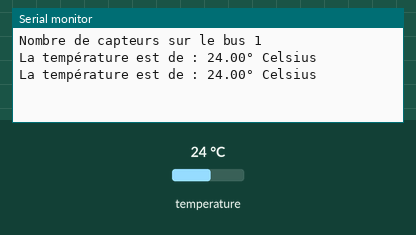
A program run on a simulated ESP32. Shown: the last lines printed to the serial monitor. The inputs (shaded band) are chosen by the test bench; at power-on: temperature 24 °C.

Above: at 3.3 s.
3.4 s: temperature set to 12 °C
At 5.0 s:
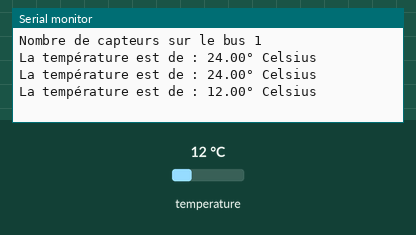
5.9 s: temperature set to 19 °C
At 7.4 s:
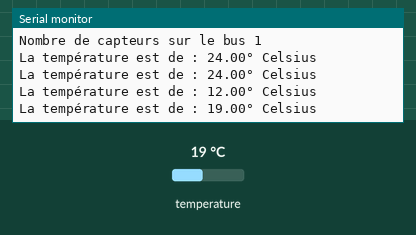
Timing chart, 0 to 8.9 s (numbered marks = the images above; inputs shaded):
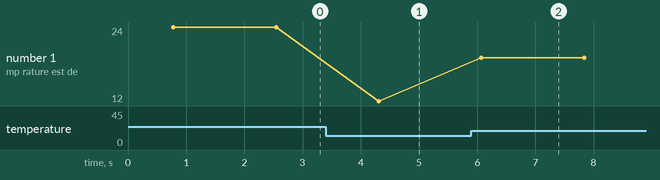

The program:

main.cpp
```cpp
#include <Arduino.h>
#include <OneWire.h>
#include <DallasTemperature.h>
#include "esp32_snir.h"
OneWire onWire(ONE_WIRE_BUS);
DallasTemperature capteurTemp(&onWire);

void setup() {
    Serial.begin(115200);
    capteurTemp.begin();
    uint8_t nbCapteurs = capteurTemp.getDS18Count();
    Serial.printf("Nombre de capteurs sur le bus %d\n\r", nbCapteurs);
}

void loop() {
    capteurTemp.requestTemperatures();
    float temperature = capteurTemp.getTempCByIndex(0);
    Serial.print("La température est de : ");
    Serial.print(temperature);
    Serial.println("° Celsius");
    delay(1000);
}
```

esp32_snir.h
```cpp
/*
 * File:   esp32_snir.h
 * Author: pcruchet
 *
 * Created on 29 novembre 2023, 13:56
 */

#ifndef ESP32_SNIR_H
#define ESP32_SNIR_H

#define BP1 39
#define BP2 34
#define BP3 35

#define SW 23

#define LED  2
#define LED1 13
#define LED2 12

#define ONE_WIRE_BUS 18


#endif /* ESP32_SNIR_H */
```

Measured:
- after the input at 3.4 s, the serial monitor: prints a new line after 0.91 s (image 1)
- after the input at 5.9 s, the serial monitor: prints a new line after 0.17 s (image 2)
- plotted number 1: 24 → 12 after the input at 3.4 s, 12 → 19 after the input at 5.9 s
